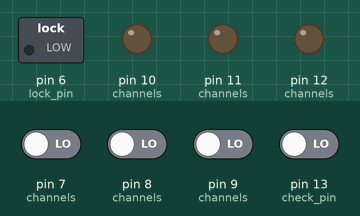
A sketch run on a simulated Arduino Uno, built with avr-gcc and run on an emulated ATmega328P. On the bench: switched loads named in the sketch (green lamp = pin HIGH), output pins drawn as LEDs (lit = HIGH). Dashed ring = blinking. Inputs (shaded band) come from the test bench; at power-on: pin 7 (channels), pin 8 (channels), pin 9 (channels), pin 13 (check_pin) LOW.

Above: at 1.2 s.
1.3 s: pin 13 (check_pin) driven HIGH
At 1.6 s:
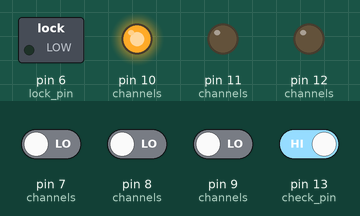
4.3 s: pin 7 (channels) driven HIGH
At 4.7 s:
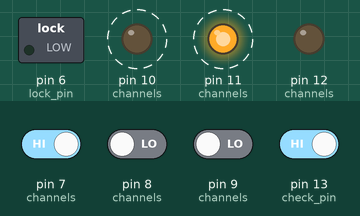
7.3 s: pin 7 (channels) driven LOW
At 7.7 s:
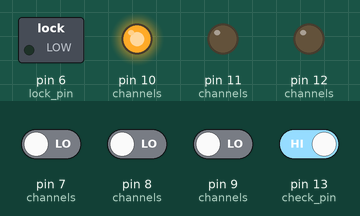
10.3 s: pin 13 (check_pin) driven LOW
At 10.8 s:
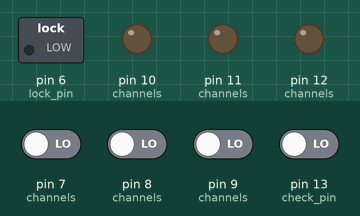
11.8 s: pin 7 (channels) driven HIGH and pin 8 (channels) driven HIGH and pin 13 (check_pin) driven HIGH
At 13.2 s:
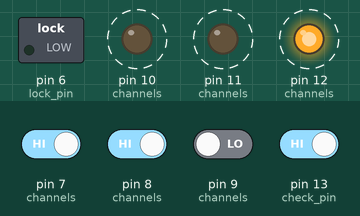
Timing chart, 0 to 15.8 s (numbered marks = the images above; inputs shaded):
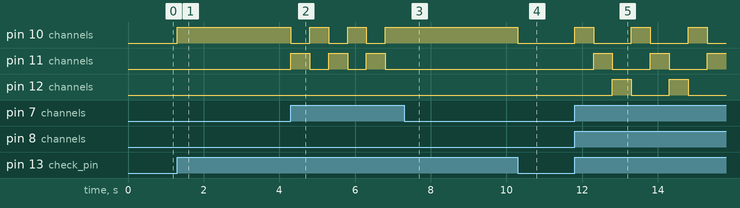

The sketch:

maintenance-panel.ino
```cpp
/*
 * Control code for the maintenance panel.
 */

const int OUTPUT_INDEX = 0;
const int INPUT_INDEX = 1;
const int number_of_channels = 3;
const int channels[][2] = {{10, 7}, {11, 8}, {12, 9}};
const int channel_check_delay = 500;
const int check_pin = 13;
const int lock_pin = 6;
bool correct_code = false;

void setup() {
  for(int index = 0; index < number_of_channels; index++) {
    pinMode(channels[index][OUTPUT_INDEX], OUTPUT);
    pinMode(channels[index][INPUT_INDEX], INPUT);
  }
  pinMode(check_pin, INPUT);
  pinMode(lock_pin, OUTPUT);
}

void loop() {
  control_lock();
  bool check = digitalRead(check_pin);
  if (check) {
    check_code();
  }
}

void control_lock() {
  if (correct_code) {
    lock_door();
  } else {
    unlock_door();
  }
}

void lock_door() {
  digitalWrite(lock_pin, HIGH);
}

void unlock_door() {
  digitalWrite(lock_pin, LOW);
}

void check_code() {
  bool should_unlock = true;
  for(int index = 0; index < number_of_channels; index++) {
    should_unlock = should_unlock && channel_connected(index);
  }
  correct_code = should_unlock;
}

bool channel_connected(int index) {
  digitalWrite(channels[index][OUTPUT_INDEX], HIGH);
  delay(channel_check_delay);
  int connection = digitalRead(channels[index][INPUT_INDEX]);
  digitalWrite(channels[index][OUTPUT_INDEX], LOW);
  return (connection == HIGH);
}
```

Measured:
- after the input at 1.3 s, pin 10 (channels): LOW → HIGH at once
- after the input at 4.3 s, pin 10 (channels), pin 11 (channels): alternates HIGH for 0.50 s and LOW for 0.50 s, starting at once
- after the input at 7.3 s, pin 10 (channels): stops changing and stays HIGH; pin 11 (channels): stops changing and stays LOW
- after the input at 10.3 s, pin 10 (channels): HIGH → LOW at once
- after the input at 11.8 s, pin 10 (channels): alternates HIGH for 0.50 s and LOW for 1.0 s, starting at once; pin 11 (channels): alternates HIGH for 0.50 s and LOW for 1.0 s, starting after 0.50 s; pin 12 (channels): alternates HIGH for 0.50 s and LOW for 1.0 s, starting after 1.0 s
